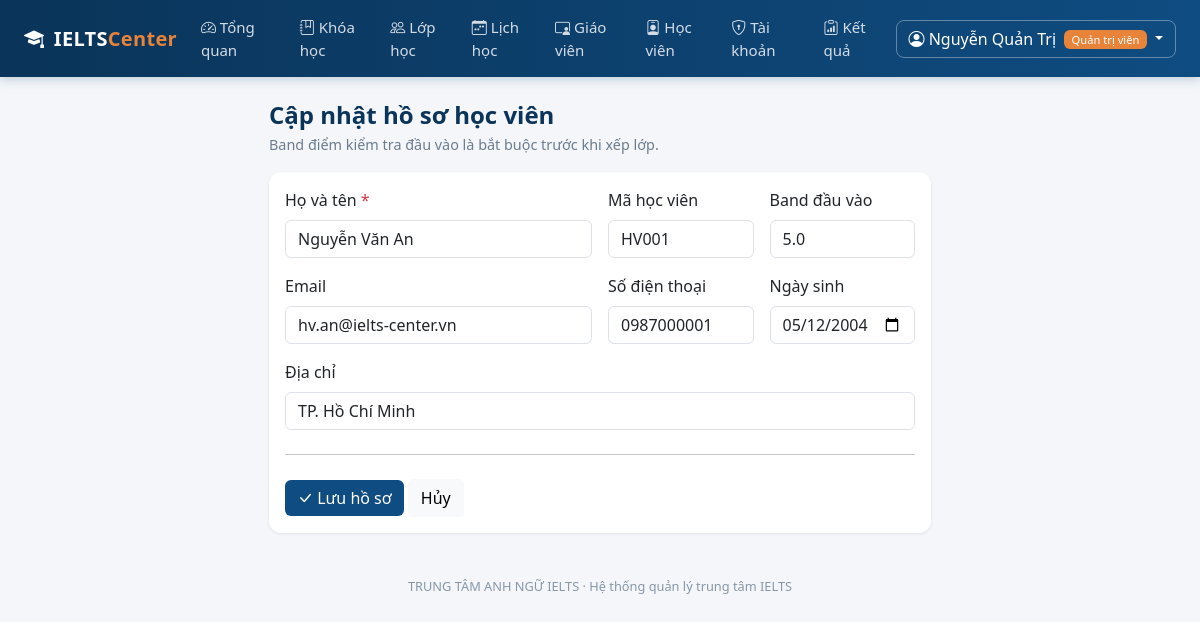
The app's page /quan-tri/hoc-vien/1/sua (signed in) with its own data.
### models.py (models this page shows, shortened)
class User(UserMixin, db.Model):
    __tablename__ = "users"
    id = db.Column(db.Integer, primary_key=True)
    username = db.Column(db.String(50), unique=True, nullable=False, index=True)
    password_hash = db.Column(db.String(255), nullable=False)
    role = db.Column(db.String(20), nullable=False, default=ROLE_STUDENT)
    full_name = db.Column(db.String(120), nullable=False)
    email = db.Column(db.String(120))
    phone = db.Column(db.String(20))
    is_locked = db.Column(db.Boolean, default=False, nullable=False)
    failed_logins = db.Column(db.Integer, default=0, nullable=False)
    created_at = db.Column(db.DateTime, default=datetime.now)
    teacher = db.relationship(
        "TeacherProfile", back_populates="user", uselist=False, cascade="all, delete-orphan"
    )
    student = db.relationship(
        "StudentProfile", back_populates="user", uselist=False, cascade="all, delete-orphan"
    )
    @property
    def role_label(self):
        return ROLE_LABELS.get(self.role, self.role)
    @property
    def is_admin(self):
        return self.role == ROLE_ADMIN

class StudentProfile(db.Model):
    __tablename__ = "student_profiles"
    id = db.Column(db.Integer, primary_key=True)
    user_id = db.Column(db.Integer, db.ForeignKey("users.id"), unique=True, nullable=False)
    code = db.Column(db.String(20), unique=True)   # ma hoc vien
    dob = db.Column(db.Date)
    address = db.Column(db.String(200))
    entry_band = db.Column(db.Float)               # band kiem tra dau vao
    is_active = db.Column(db.Boolean, default=True, nullable=False)
    user = db.relationship("User", back_populates="student")
    enrollments = db.relationship(
        "Enrollment", back_populates="student", cascade="all, delete-orphan"
    )
    @property
    def full_name(self):
        return self.user.full_name

### blueprints/admin.py (the view, shortened to what this page needs)
@admin_bp.route("/hoc-vien/them", methods=["GET", "POST"])
@admin_bp.route("/hoc-vien/<int:student_id>/sua", methods=["GET", "POST"])
def student_form(student_id=None):
    student = db.session.get(StudentProfile, student_id) if student_id else None
    if student_id and student is None:
        flash("Không tìm thấy học viên.", "danger")
        return redirect(url_for("admin.students"))
    return render_template("admin/student_form.html", student=student)

### blueprints/admin.py (called while the page is built)
@admin_bp.before_request
@admin_required
def _guard():
    return None

### models.py (called while the page is built)
@login_manager.user_loader
def load_user(user_id):
    return db.session.get(User, int(user_id))

### utils.py (called while the page is built)
def role_required(*roles):
    def decorator(view):
        @wraps(view)
        def wrapper(*args, **kwargs):
            if not current_user.is_authenticated:
                flash("Vui lòng đăng nhập để tiếp tục.", "warning")
                return redirect(url_for("auth.login"))
            if current_user.role not in roles:
                abort(403)
            return view(*args, **kwargs)
        return wrapper
    return decorator

### templates/admin/student_form.html (shortened to what this page needs)
{% extends "base.html" %}
{% block content %}
<div class="row justify-content-center">
  <div class="col-lg-7">
    <h4 class="page-title">{{ 'Cập nhật hồ sơ học viên' if student else 'Thêm hồ sơ học viên' }}</h4>
    <p class="page-sub mb-3">
      Band điểm kiểm tra đầu vào là bắt buộc trước khi xếp lớp.
    </p>
    <div class="card">
      <div class="card-body">
        <form method="post" novalidate>
          <div class="row g-3">
            <div class="col-md-6">
              <label class="form-label">Họ và tên <span class="text-danger">*</span></label>
              <input name="full_name" class="form-control" required value="{{ student.full_name if student else '' }}">
            </div>
            <div class="col-md-3">
              <label class="form-label">Mã học viên</label>
              <input name="code" class="form-control" value="{{ student.code if student else '' }}" placeholder="HV001">
            </div>
            <div class="col-md-3">
              <label class="form-label">Band đầu vào</label>
              <input name="entry_band" type="number" step="0.5" min="0" max="9" class="form-control"
                     value="{{ student.entry_band if student else '' }}">
            </div>
            <div class="col-md-6">
              <label class="form-label">Email</label>
              <input name="email" type="email" class="form-control" value="{{ student.user.email if student else '' }}">
            </div>
            <div class="col-md-3">
              <label class="form-label">Số điện thoại</label>
              <input name="phone" class="form-control" value="{{ student.user.phone if student else '' }}">
            </div>
            <div class="col-md-3">
              <label class="form-label">Ngày sinh</label>
              <input name="dob" type="date" class="form-control"
                     value="{{ student.dob.isoformat() if student and student.dob else '' }}">
            </div>
            <div class="col-12">
              <label class="form-label">Địa chỉ</label>
              <input name="address" class="form-control" value="{{ student.address if student else '' }}">
            </div>
          </div>
          <hr class="my-4">
          <button class="btn btn-primary" style="background:var(--brand);border:none"><i class="bi bi-check-lg"></i> Lưu hồ sơ</button>
          <a href="{{ url_for('admin.students') }}" class="btn btn-light">Hủy</a>
        </form>
      </div>
    </div>
  </div>
</div>
{% endblock %}

### templates/base.html (shortened to what this page needs)
<!DOCTYPE html>
<html lang="vi">
<head>
  <link href="{{ url_for('static', filename='vendor/bootstrap/bootstrap.min.css') }}" rel="stylesheet">
  <link href="{{ url_for('static', filename='vendor/bootstrap-icons/bootstrap-icons.min.css') }}" rel="stylesheet">
  <link rel="stylesheet" href="{{ url_for('static', filename='css/style.css') }}">
</head>
<body class="{% if not current_user.is_authenticated %}page-auth{% endif %}">
{% if current_user.is_authenticated %}
<nav class="navbar navbar-expand-lg app-navbar sticky-top">
  <div class="container-fluid px-4">
    <a class="navbar-brand" href="{{ url_for('auth.index') }}">
      <i class="bi bi-mortarboard-fill me-1"></i> IELTS<span class="brand-light">Center</span>
    </a>
    <div class="collapse navbar-collapse" id="mainNav">
      <ul class="navbar-nav me-auto">
        {% if current_user.is_admin %}
          <li class="nav-item"><a class="nav-link" href="{{ url_for('admin.dashboard') }}"><i class="bi bi-speedometer2"></i> Tổng quan</a></li>
          <li class="nav-item"><a class="nav-link" href="{{ url_for('admin.courses') }}"><i class="bi bi-journal-bookmark"></i> Khóa học</a></li>
          <li class="nav-item"><a class="nav-link" href="{{ url_for('admin.classes') }}"><i class="bi bi-people"></i> Lớp học</a></li>
          <li class="nav-item"><a class="nav-link" href="{{ url_for('admin.schedule_management') }}"><i class="bi bi-calendar-week"></i> Lịch học</a></li>
          <li class="nav-item"><a class="nav-link" href="{{ url_for('admin.teachers') }}"><i class="bi bi-person-video3"></i> Giáo viên</a></li>
          <li class="nav-item"><a class="nav-link" href="{{ url_for('admin.students') }}"><i class="bi bi-person-badge"></i> Học viên</a></li>
          <li class="nav-item"><a class="nav-link" href="{{ url_for('admin.accounts') }}"><i class="bi bi-shield-lock"></i> Tài khoản</a></li>
          <li class="nav-item"><a class="nav-link" href="{{ url_for('admin.scores') }}"><i class="bi bi-clipboard-data"></i> Kết quả</a></li>
        {% elif current_user.is_teacher %}
          <li class="nav-item"><a class="nav-link" href="{{ url_for('teacher.dashboard') }}"><i class="bi bi-speedometer2"></i> Lớp giảng dạy</a></li>
          <li class="nav-item"><a class="nav-link" href="{{ url_for('teacher.schedule') }}"><i class="bi bi-calendar-week"></i> Lịch dạy</a></li>
        {% endif %}
      </ul>
      <div class="dropdown">
        <a class="btn btn-user dropdown-toggle" href="#" data-bs-toggle="dropdown">
          <i class="bi bi-person-circle"></i>
          {{ current_user.full_name }}
          <span class="badge role-badge ms-1">{{ current_user.role_label }}</span>
        </a>
      </div>
    </div>
  </div>
</nav>
{% endif %}
<main class="{% if current_user.is_authenticated %}container-fluid px-4 py-4{% else %}auth-wrapper{% endif %}">
  {% block content %}{% endblock %}
</main>
{% if current_user.is_authenticated %}
<footer class="app-footer">
  {{ CENTER_NAME }} · Hệ thống quản lý trung tâm IELTS
</footer>
{% endif %}
</body>
</html>

### static/css/style.css (style rules this page uses)
:root { --brand: #0f4c81; --brand-dark: #0a3459; --brand-light: #4a90c2; --accent: #e8833a; --surface: #f4f6f9; }
body { background: var(--surface); font-family: "Segoe UI", Roboto, "Helvetica Neue", Arial, sans-serif; color: #23303d; min-height: 100vh; }
.app-navbar { background: linear-gradient(90deg, var(--brand-dark), var(--brand)); box-shadow: 0 2px 10px rgba(15, 76, 129, .25); }
.app-navbar .navbar-brand { color: #fff; font-weight: 700; letter-spacing: .3px; }
.app-navbar .brand-light { color: var(--accent); }
.app-navbar .nav-link { color: rgba(255, 255, 255, .82); font-size: .94rem; padding: .5rem .85rem; border-radius: 6px; }
.btn-user { color: #fff; border: 1px solid rgba(255,255,255,.35); border-radius: 8px; }
.role-badge { background: var(--accent); font-weight: 500; font-size: .7rem; }
.card { border: none; border-radius: 12px; box-shadow: 0 1px 3px rgba(16, 40, 66, .09); }
.page-title { font-weight: 700; color: var(--brand-dark); margin-bottom: .25rem; }
.page-sub { color: #6b7c8f; font-size: .9rem; }
.app-footer { text-align: center; color: #8797a8; font-size: .8rem; padding: 1.25rem 0 2rem; }

### records on screen
User: full_name "Nguyễn Quản Trị", role_label "Quản trị viên"
User: full_name "Nguyễn Văn An", email "hv.an@ielts-center.vn", phone "0987000001"
StudentProfile: code "HV001", entry_band "5.0", dob "05/12/2004", address "TP. Hồ Chí Minh"

### other values on screen
{{ 'Cập nhật hồ sơ học viên' if student else 'Thêm hồ sơ học viên' }} "Cập nhật hồ sơ học viên"
{{ CENTER_NAME }} "TRUNG TÂM ANH NGỮ IELTS"
